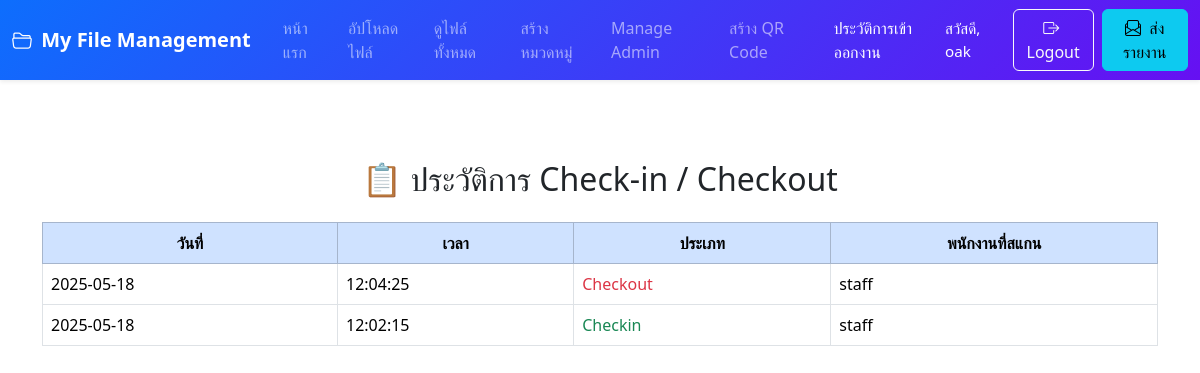
The app's page /user_history.php (signed in) with its own data.
### tables this page shows
CREATE TABLE `attendance` (
  `id` int(11) NOT NULL,
  `user_id` int(11) DEFAULT NULL,
  `staff_id` int(11) DEFAULT NULL,
  `type` enum('checkin','checkout') DEFAULT NULL,
  `time` datetime DEFAULT NULL,
  `code` varchar(255) DEFAULT NULL
);

CREATE TABLE `users` (
  `id` int(11) NOT NULL,
  `username` varchar(50) NOT NULL,
  `email` varchar(100) NOT NULL,
  `password` varchar(255) NOT NULL
);

### user_history.php (the view, shortened to what this page needs)
<?php
include './config.php';
$userId = $_SESSION['user_id'];
$sql = "SELECT a.*, u.username AS staff_name
        FROM attendance a
        LEFT JOIN users u ON a.staff_id = u.id
        WHERE a.user_id = ?
        ORDER BY a.time DESC
        ";
$stmt = $conn->prepare($sql);
$stmt->bind_param("i", $userId);
$stmt->execute();
$result = $stmt->get_result();
?>
<!DOCTYPE html>
<html lang="th">
<head>
  <link href="https://cdn.jsdelivr.net/npm/bootstrap@5.3.3/dist/css/bootstrap.min.css" rel="stylesheet">
</head>
<body>
  <?php include 'navbar.php'; ?>
  <div class="container py-5">
    <h2 class="mb-4 text-center">📋 ประวัติการ Check-in / Checkout</h2>
    <div class="table-responsive">
      <table class="table table-bordered table-hover align-middle">
        <thead class="table-primary text-center">
          <tr>
            <th>วันที่</th>
            <th>เวลา</th>
            <th>ประเภท</th>
            <th>พนักงานที่สแกน</th>
          </tr>
        </thead>
        <tbody>
          <?php if ($result->num_rows === 0): ?>
            <tr>
              <td colspan="4" class="text-center text-muted">ยังไม่มีข้อมูล</td>
            </tr>
          <?php else: ?>
            <?php while ($row = $result->fetch_assoc()): ?>
              <tr>
                <td><?= date('Y-m-d', strtotime($row['time'])) ?></td>
                <td><?= date('H:i:s', strtotime($row['time'])) ?></td>
                <td class="<?= $row['type'] === 'checkin' ? 'text-success' : 'text-danger' ?>">
                  <?= ucfirst($row['type']) ?>
                </td>
                <td><?= htmlspecialchars($row['staff_name'] ?? 'ไม่ทราบ') ?></td>
              </tr>
            <?php endwhile; ?>
          <?php endif; ?>
        </tbody>
      </table>
    </div>
  </div>
</body>
</html>

### records on screen
attendance: time "2025-05-18", time "12:04:25", type "Checkout", users.username "staff"
attendance: time "2025-05-18", time "12:02:15", type "Checkin", users.username "staff"

### other values on screen
$username "oak"
